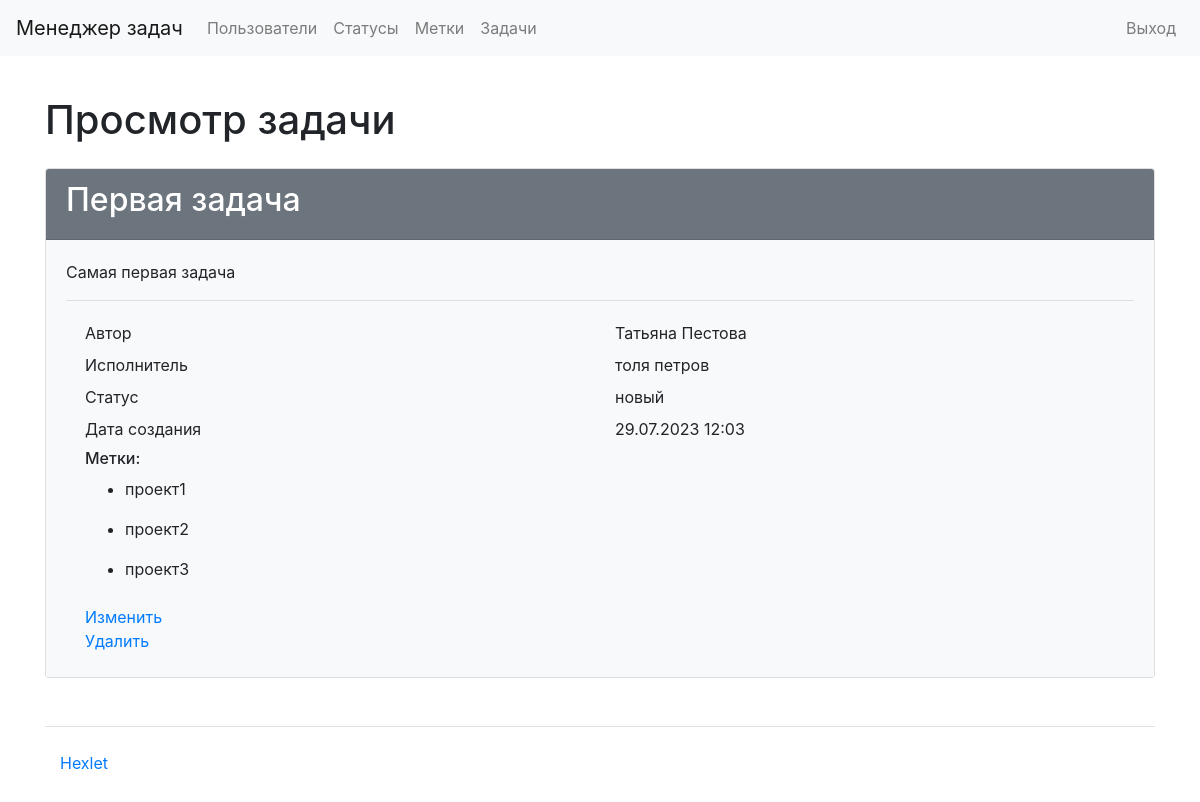
/tasks/1/ (signed in), run on an earlier commit of the app's database.
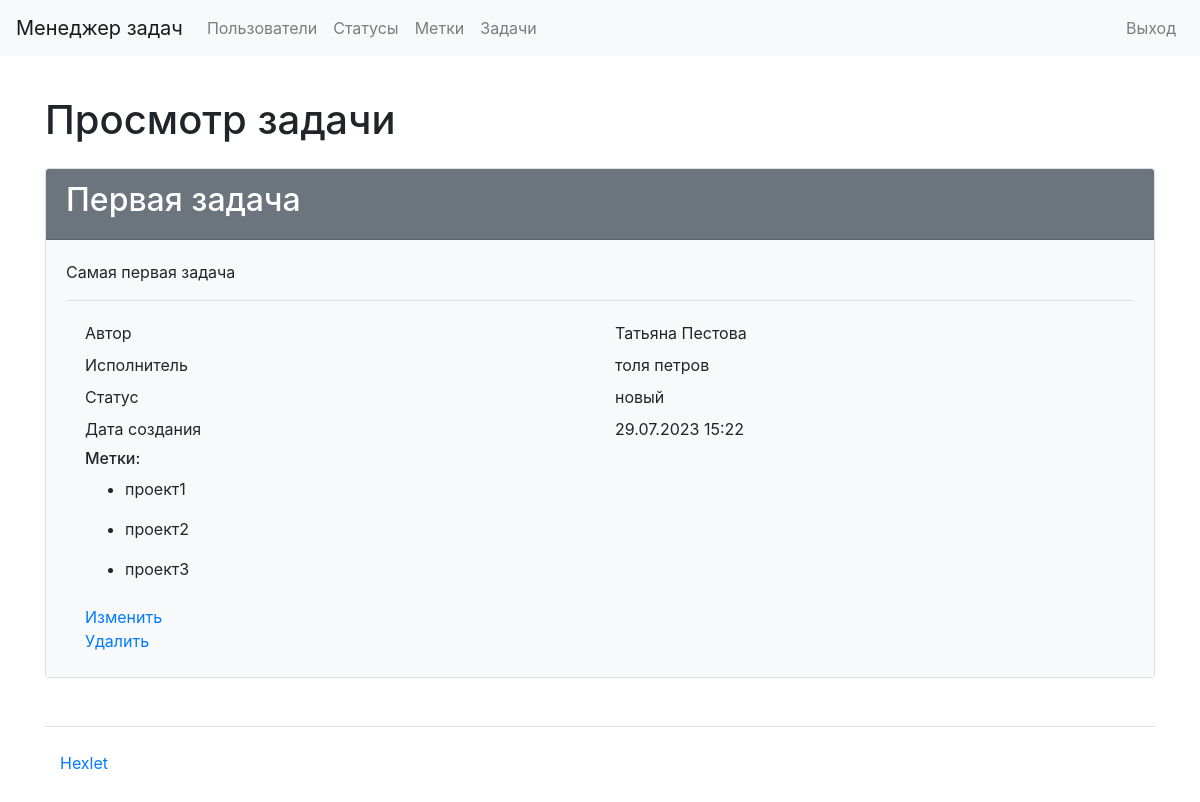
And on a later commit of the database.
### task_manager/tasks/models.py (models this page shows, shortened)
class Tasks(models.Model):
    name = models.CharField(max_length=150, verbose_name=_('Name'))
    author = models.ForeignKey(User, on_delete=models.PROTECT,
                               related_name='author',
                               verbose_name=_('Author'))
    description = models.TextField(max_length=10000,
                                   blank=True,
                                   null=True,
                                   verbose_name=_('Description'))
    status = models.ForeignKey(Statuses, on_delete=models.PROTECT,
                               verbose_name=_('Status'))
    executor = models.ForeignKey(User, on_delete=models.PROTECT,
                                 null=True,
                                 blank=True,
                                 related_name='executor',
                                 verbose_name=_('Executor'))
    labels = models.ManyToManyField(Labels, verbose_name=_('Labels'),
                                    through="TasksLabels",
                                    blank=True)
    created_at = models.DateTimeField(auto_now=True)

### task_manager/statuses/models.py (models this page shows)
class Statuses(models.Model):
    name = models.CharField(max_length=100,
                            verbose_name=_('Name'),
                            unique=True)
    created_at = models.DateTimeField(auto_now=True,
                                      verbose_name=_('Creation date'))
    def __str__(self):
        return self.name

### task_manager/tasks/views.py (the view)
# urls.py: path('<int:pk>/', views.TaskDetailView.as_view(),
class TaskDetailView(AuthRequiredMixin, DetailView):
    template_name = 'tasks/task_detail.html'
    model = Tasks

### task_manager/labels/models.py (called while the page is built)
    def __str__(self):
        return self.name

### task_manager/users/mixins.py (called while the page is built)
    def dispatch(self, request, *args, **kwargs):
        if not request.user.is_authenticated:
            messages.error(request, self.auth_message)
            return redirect(reverse_lazy('login'))
        return super().dispatch(request, *args, **kwargs)

### task_manager/users/models.py (called while the page is built)
    def __str__(self):
        return f'{self.first_name} {self.last_name}'

### task_manager/templates/tasks/task_detail.html
{% extends "base.html" %}
{% load bootstrap4 %}
{% block content %}
{% load i18n %}
<h1 class="my-4">{% trans "Task preview" %}</h1>
<div class="card">
    <div class="card-header bg-secondary text-white">
        <h2>{{ tasks.name }}</h2>
    </div>
    <div class="card-body bg-light">
        <p>{{ tasks.description }}</p>
        <hr>
        <div class="container">
            <div class="row p-1">
              <div class="col">{% trans "Author" %}</div>
              <div class="col">{{ tasks.author }}</div>
            </div>
            <div class="row p-1">
              <div class="col">{% trans "Excutor" %}</div>
              <div class="col">{{ tasks.executor }}</div>
            </div>
            <div class="row p-1">
              <div class="col">{% trans "Status" %}</div>
              <div class="col">{{ tasks.status }}</div>
            </div>
            <div class="row p-1">
              <div class="col">{% trans "Creation date" %}</div>
              <div class="col">{{ tasks.created_at|date:'d.m.Y H:i' }}</div>
            </div>
            <div class="row p-1">
              <div class="col">
                <h6>{% trans "Labels" %}:</h6>
                {% for label in tasks.labels.all %}
                <ul>
                    <li>{{ label }}</li>
                </ul>
                {% endfor %}
              </div>
            </div>
            <div class="row p-1">
              <div class="col">
                <a href="{% url 'task_update' tasks.pk %}">{% trans "Change" %}</a>
                <br>
                <a href="{% url 'task_delete' tasks.pk %}">{% trans "Delete" %}</a>
              </div>
            </div>
          </div>
    </div>
</div>
{% endblock %}

What changed in the data, as far as the page shows it:
changed Tasks "Первая задача": created_at "29.07.2023 12:03" → "29.07.2023 15:22"
